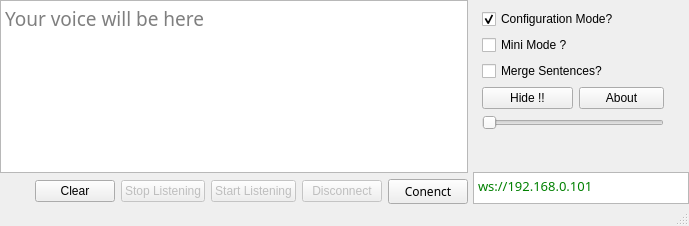
<?xml version="1.0" encoding="UTF-8"?>
<ui version="4.0">
 <class>MainWindow</class>
 <widget class="QMainWindow" name="MainWindow">
  <property name="geometry">
   <rect>
    <x>0</x>
    <y>0</y>
    <width>689</width>
    <height>226</height>
   </rect>
  </property>
  <property name="baseSize">
   <size>
    <width>0</width>
    <height>0</height>
   </size>
  </property>
  <property name="focusPolicy">
   <enum>Qt::NoFocus</enum>
  </property>
  <property name="windowTitle">
   <string>Kaj Thakleo Khoi Vaj</string>
  </property>
  <property name="windowOpacity">
   <double>1.000000000000000</double>
  </property>
  <widget class="QWidget" name="centralwidget">
   <layout class="QGridLayout" name="gridLayout_2">
    <property name="leftMargin">
     <number>0</number>
    </property>
    <property name="topMargin">
     <number>0</number>
    </property>
    <property name="rightMargin">
     <number>0</number>
    </property>
    <property name="bottomMargin">
     <number>0</number>
    </property>
    <property name="spacing">
     <number>0</number>
    </property>
    <item row="0" column="0" rowspan="2">
     <widget class="QWidget" name="widget1" native="true">
      <layout class="QVBoxLayout" name="verticalLayout_2">
       <property name="leftMargin">
        <number>0</number>
       </property>
       <property name="topMargin">
        <number>0</number>
       </property>
       <property name="rightMargin">
        <number>5</number>
       </property>
       <property name="bottomMargin">
        <number>0</number>
       </property>
       <item>
        <widget class="QTextEdit" name="txtResult">
         <property name="enabled">
          <bool>true</bool>
         </property>
         <property name="font">
          <font>
           <family>Kalpurush</family>
           <pointsize>14</pointsize>
          </font>
         </property>
         <property name="focusPolicy">
          <enum>Qt::ClickFocus</enum>
         </property>
         <property name="placeholderText">
          <string>Your voice will be here</string>
         </property>
        </widget>
       </item>
       <item>
        <layout class="QHBoxLayout" name="horizontalLayout">
         <item>
          <spacer name="horizontalSpacer">
           <property name="orientation">
            <enum>Qt::Horizontal</enum>
           </property>
           <property name="sizeHint" stdset="0">
            <size>
             <width>40</width>
             <height>20</height>
            </size>
           </property>
          </spacer>
         </item>
         <item>
          <widget class="QPushButton" name="btnClear">
           <property name="focusPolicy">
            <enum>Qt::NoFocus</enum>
           </property>
           <property name="text">
            <string>Clear</string>
           </property>
          </widget>
         </item>
         <item>
          <widget class="QPushButton" name="btnStopListening">
           <property name="enabled">
            <bool>false</bool>
           </property>
           <property name="focusPolicy">
            <enum>Qt::NoFocus</enum>
           </property>
           <property name="text">
            <string>Stop Listening</string>
           </property>
          </widget>
         </item>
         <item>
          <widget class="QPushButton" name="btnStartListening">
           <property name="enabled">
            <bool>false</bool>
           </property>
           <property name="focusPolicy">
            <enum>Qt::NoFocus</enum>
           </property>
           <property name="text">
            <string>Start Listening</string>
           </property>
          </widget>
         </item>
         <item>
          <widget class="QPushButton" name="btnDisconnect">
           <property name="enabled">
            <bool>false</bool>
           </property>
           <property name="focusPolicy">
            <enum>Qt::NoFocus</enum>
           </property>
           <property name="text">
            <string>Disconnect</string>
           </property>
          </widget>
         </item>
         <item>
          <widget class="QPushButton" name="btnConenct">
           <property name="font">
            <font>
             <family>Noto Sans</family>
            </font>
           </property>
           <property name="focusPolicy">
            <enum>Qt::NoFocus</enum>
           </property>
           <property name="text">
            <string>Conenct</string>
           </property>
          </widget>
         </item>
        </layout>
       </item>
      </layout>
     </widget>
    </item>
    <item row="0" column="1">
     <widget class="QWidget" name="widget" native="true">
      <property name="maximumSize">
       <size>
        <width>200</width>
        <height>16777215</height>
       </size>
      </property>
      <layout class="QGridLayout" name="gridLayout">
       <item row="0" column="0" colspan="2">
        <widget class="QCheckBox" name="ckbxIsConfigMode">
         <property name="focusPolicy">
          <enum>Qt::NoFocus</enum>
         </property>
         <property name="toolTip">
          <string>Uncheck to Use this Full Mode</string>
         </property>
         <property name="text">
          <string>Configuration Mode?</string>
         </property>
         <property name="checked">
          <bool>true</bool>
         </property>
        </widget>
       </item>
       <item row="1" column="0">
        <widget class="QCheckBox" name="ckbxMiniModeEnabled">
         <property name="focusPolicy">
          <enum>Qt::NoFocus</enum>
         </property>
         <property name="text">
          <string>Mini Mode ?</string>
         </property>
        </widget>
       </item>
       <item row="2" column="0" colspan="2">
        <widget class="QCheckBox" name="ckbxMerge">
         <property name="focusPolicy">
          <enum>Qt::NoFocus</enum>
         </property>
         <property name="text">
          <string>Merge Sentences?</string>
         </property>
        </widget>
       </item>
       <item row="3" column="0">
        <widget class="QPushButton" name="btnHide">
         <property name="text">
          <string>Hide !!</string>
         </property>
        </widget>
       </item>
       <item row="3" column="1">
        <widget class="QPushButton" name="btnShowAbout">
         <property name="text">
          <string>About</string>
         </property>
        </widget>
       </item>
       <item row="5" column="0">
        <spacer name="verticalSpacer">
         <property name="orientation">
          <enum>Qt::Vertical</enum>
         </property>
         <property name="sizeHint" stdset="0">
          <size>
           <width>20</width>
           <height>40</height>
          </size>
         </property>
        </spacer>
       </item>
       <item row="4" column="0" colspan="2">
        <widget class="QSlider" name="hsldOpacity">
         <property name="focusPolicy">
          <enum>Qt::NoFocus</enum>
         </property>
         <property name="toolTip">
          <string>Slide to Change Opacity</string>
         </property>
         <property name="minimum">
          <number>20</number>
         </property>
         <property name="orientation">
          <enum>Qt::Horizontal</enum>
         </property>
        </widget>
       </item>
      </layout>
     </widget>
    </item>
    <item row="1" column="1">
     <widget class="QPlainTextEdit" name="txtCurrentServer">
      <property name="maximumSize">
       <size>
        <width>220</width>
        <height>32</height>
       </size>
      </property>
      <property name="font">
       <font>
        <family>Noto Sans</family>
        <pointsize>10</pointsize>
        <kerning>true</kerning>
       </font>
      </property>
      <property name="focusPolicy">
       <enum>Qt::ClickFocus</enum>
      </property>
      <property name="styleSheet">
       <string notr="true">color:green</string>
      </property>
      <property name="verticalScrollBarPolicy">
       <enum>Qt::ScrollBarAlwaysOff</enum>
      </property>
      <property name="horizontalScrollBarPolicy">
       <enum>Qt::ScrollBarAlwaysOff</enum>
      </property>
      <property name="plainText">
       <string>ws://192.168.0.101</string>
      </property>
      <property name="centerOnScroll">
       <bool>false</bool>
      </property>
     </widget>
    </item>
   </layout>
  </widget>
  <widget class="QStatusBar" name="statusbar"/>
 </widget>
 <resources/>
 <connections/>
</ui>
